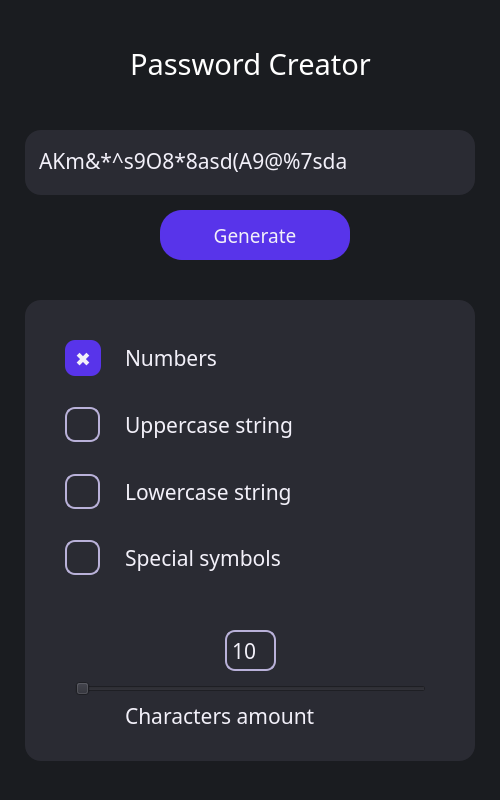
<?xml version="1.0" encoding="UTF-8"?>
<ui version="4.0">
 <class>MainWindow</class>
 <widget class="QMainWindow" name="MainWindow">
  <property name="geometry">
   <rect>
    <x>0</x>
    <y>0</y>
    <width>500</width>
    <height>800</height>
   </rect>
  </property>
  <property name="sizePolicy">
   <sizepolicy hsizetype="Fixed" vsizetype="Fixed">
    <horstretch>0</horstretch>
    <verstretch>0</verstretch>
   </sizepolicy>
  </property>
  <property name="minimumSize">
   <size>
    <width>500</width>
    <height>800</height>
   </size>
  </property>
  <property name="maximumSize">
   <size>
    <width>500</width>
    <height>800</height>
   </size>
  </property>
  <property name="windowTitle">
   <string>MainWindow</string>
  </property>
  <property name="styleSheet">
   <string notr="true">QLabel, QTextEdit, QPushButton, QCheckBox{
	color: #F2F0F9;
}

QWidget{
	background-color: #1A1C20;
}
</string>
  </property>
  <widget class="QWidget" name="centralwidget">
   <widget class="QLabel" name="label">
    <property name="geometry">
     <rect>
      <x>0</x>
      <y>40</y>
      <width>501</width>
      <height>48</height>
     </rect>
    </property>
    <property name="font">
     <font>
      <family>Futura Hv BT</family>
      <pointsize>22</pointsize>
     </font>
    </property>
    <property name="styleSheet">
     <string notr="true">color: white;</string>
    </property>
    <property name="text">
     <string>Password Creator</string>
    </property>
    <property name="alignment">
     <set>Qt::AlignCenter</set>
    </property>
   </widget>
   <widget class="QWidget" name="widget" native="true">
    <property name="geometry">
     <rect>
      <x>25</x>
      <y>130</y>
      <width>450</width>
      <height>65</height>
     </rect>
    </property>
    <property name="styleSheet">
     <string notr="true">background-color: #2A2B33;
border-radius: 16px;</string>
    </property>
    <widget class="QTextEdit" name="password_text_edit">
     <property name="geometry">
      <rect>
       <x>10</x>
       <y>12</y>
       <width>431</width>
       <height>41</height>
      </rect>
     </property>
     <property name="sizePolicy">
      <sizepolicy hsizetype="Fixed" vsizetype="Fixed">
       <horstretch>0</horstretch>
       <verstretch>0</verstretch>
      </sizepolicy>
     </property>
     <property name="font">
      <font>
       <family>Futura Hv BT</family>
       <pointsize>16</pointsize>
      </font>
     </property>
     <property name="html">
      <string>&lt;!DOCTYPE HTML PUBLIC &quot;-//W3C//DTD HTML 4.0//EN&quot; &quot;http://www.w3.org/TR/REC-html40/strict.dtd&quot;&gt;
&lt;html&gt;&lt;head&gt;&lt;meta name=&quot;qrichtext&quot; content=&quot;1&quot; /&gt;&lt;style type=&quot;text/css&quot;&gt;
p, li { white-space: pre-wrap; }
&lt;/style&gt;&lt;/head&gt;&lt;body style=&quot; font-family:'Futura Hv BT'; font-size:16pt; font-weight:400; font-style:normal;&quot;&gt;
&lt;p style=&quot; margin-top:0px; margin-bottom:0px; margin-left:0px; margin-right:0px; -qt-block-indent:0; text-indent:0px;&quot;&gt;AKm&amp;amp;*^s9O8*8asd(A9@%7sda&lt;/p&gt;&lt;/body&gt;&lt;/html&gt;</string>
     </property>
    </widget>
   </widget>
   <widget class="QPushButton" name="generate_btn">
    <property name="geometry">
     <rect>
      <x>160</x>
      <y>210</y>
      <width>190</width>
      <height>50</height>
     </rect>
    </property>
    <property name="font">
     <font>
      <family>Futura Hv BT</family>
      <pointsize>14</pointsize>
     </font>
    </property>
    <property name="styleSheet">
     <string notr="true">background-color: #5834EA;
border-radius: 22px;</string>
    </property>
    <property name="text">
     <string>Generate</string>
    </property>
   </widget>
   <widget class="QFrame" name="frame">
    <property name="geometry">
     <rect>
      <x>25</x>
      <y>300</y>
      <width>450</width>
      <height>461</height>
     </rect>
    </property>
    <property name="styleSheet">
     <string notr="true">background-color: #2A2B33;
border-radius: 16px;

</string>
    </property>
    <property name="frameShape">
     <enum>QFrame::StyledPanel</enum>
    </property>
    <property name="frameShadow">
     <enum>QFrame::Raised</enum>
    </property>
    <widget class="QSlider" name="horizontalSlider">
     <property name="geometry">
      <rect>
       <x>50</x>
       <y>380</y>
       <width>351</width>
       <height>18</height>
      </rect>
     </property>
     <property name="styleSheet">
      <string notr="true"/>
     </property>
     <property name="minimum">
      <number>8</number>
     </property>
     <property name="maximum">
      <number>32</number>
     </property>
     <property name="value">
      <number>8</number>
     </property>
     <property name="orientation">
      <enum>Qt::Horizontal</enum>
     </property>
    </widget>
    <widget class="QLabel" name="char_amount">
     <property name="geometry">
      <rect>
       <x>100</x>
       <y>400</y>
       <width>251</width>
       <height>31</height>
      </rect>
     </property>
     <property name="font">
      <font>
       <family>Futura Hv BT</family>
       <pointsize>16</pointsize>
      </font>
     </property>
     <property name="text">
      <string>Characters amount</string>
     </property>
    </widget>
    <widget class="QLabel" name="label_7">
     <property name="geometry">
      <rect>
       <x>200</x>
       <y>330</y>
       <width>51</width>
       <height>41</height>
      </rect>
     </property>
     <property name="font">
      <font>
       <family>Futura Hv BT</family>
       <pointsize>16</pointsize>
      </font>
     </property>
     <property name="styleSheet">
      <string notr="true">border-color: #B9B1D9;
border-width: 2px;
border-style: solid;
border-radius: 10px;</string>
     </property>
     <property name="text">
      <string>10</string>
     </property>
    </widget>
    <widget class="QWidget" name="verticalLayoutWidget">
     <property name="geometry">
      <rect>
       <x>40</x>
       <y>40</y>
       <width>371</width>
       <height>261</height>
      </rect>
     </property>
     <layout class="QVBoxLayout" name="verticalLayout">
      <item>
       <widget class="QWidget" name="widget_2" native="true">
        <property name="styleSheet">
         <string notr="true">
border-radius: 0px;</string>
        </property>
        <widget class="QPushButton" name="number_button">
         <property name="geometry">
          <rect>
           <x>0</x>
           <y>0</y>
           <width>36</width>
           <height>36</height>
          </rect>
         </property>
         <property name="font">
          <font>
           <family>Futura Hv BT</family>
           <pointsize>14</pointsize>
          </font>
         </property>
         <property name="styleSheet">
          <string notr="true">background-color: #5834EA;
border-radius: 10px;</string>
         </property>
         <property name="text">
          <string>✖</string>
         </property>
        </widget>
        <widget class="QLabel" name="label_2">
         <property name="geometry">
          <rect>
           <x>60</x>
           <y>0</y>
           <width>230</width>
           <height>35</height>
          </rect>
         </property>
         <property name="font">
          <font>
           <family>Futura Hv BT</family>
           <pointsize>16</pointsize>
          </font>
         </property>
         <property name="text">
          <string>Numbers</string>
         </property>
        </widget>
       </widget>
      </item>
      <item>
       <widget class="QWidget" name="widget_4" native="true">
        <property name="styleSheet">
         <string notr="true">
border-radius: 0px;</string>
        </property>
        <widget class="QLabel" name="label_4">
         <property name="geometry">
          <rect>
           <x>60</x>
           <y>0</y>
           <width>230</width>
           <height>35</height>
          </rect>
         </property>
         <property name="font">
          <font>
           <family>Futura Hv BT</family>
           <pointsize>16</pointsize>
          </font>
         </property>
         <property name="text">
          <string>Uppercase string</string>
         </property>
        </widget>
        <widget class="QPushButton" name="uppr_str_btn">
         <property name="geometry">
          <rect>
           <x>0</x>
           <y>0</y>
           <width>35</width>
           <height>35</height>
          </rect>
         </property>
         <property name="styleSheet">
          <string notr="true">border-color: #B9B1D9;
border-width: 2px;
border-style: solid;
border-radius: 10px;</string>
         </property>
         <property name="text">
          <string/>
         </property>
        </widget>
       </widget>
      </item>
      <item>
       <widget class="QWidget" name="widget_3" native="true">
        <property name="styleSheet">
         <string notr="true">
border-radius: 0px;</string>
        </property>
        <widget class="QLabel" name="label_3">
         <property name="geometry">
          <rect>
           <x>60</x>
           <y>0</y>
           <width>230</width>
           <height>35</height>
          </rect>
         </property>
         <property name="font">
          <font>
           <family>Futura Hv BT</family>
           <pointsize>16</pointsize>
          </font>
         </property>
         <property name="text">
          <string>Lowercase string</string>
         </property>
        </widget>
        <widget class="QPushButton" name="lwr_str_btn">
         <property name="geometry">
          <rect>
           <x>0</x>
           <y>0</y>
           <width>35</width>
           <height>35</height>
          </rect>
         </property>
         <property name="styleSheet">
          <string notr="true">border-color: #B9B1D9;
border-width: 2px;
border-style: solid;
border-radius: 10px;</string>
         </property>
         <property name="text">
          <string/>
         </property>
        </widget>
       </widget>
      </item>
      <item>
       <widget class="QWidget" name="widget_5" native="true">
        <property name="styleSheet">
         <string notr="true">
border-radius: 0px;</string>
        </property>
        <widget class="QLabel" name="label_5">
         <property name="geometry">
          <rect>
           <x>60</x>
           <y>0</y>
           <width>230</width>
           <height>35</height>
          </rect>
         </property>
         <property name="font">
          <font>
           <family>Futura Hv BT</family>
           <pointsize>16</pointsize>
          </font>
         </property>
         <property name="text">
          <string>Special symbols</string>
         </property>
        </widget>
        <widget class="QPushButton" name="sp_symb_btn">
         <property name="geometry">
          <rect>
           <x>0</x>
           <y>0</y>
           <width>35</width>
           <height>35</height>
          </rect>
         </property>
         <property name="styleSheet">
          <string notr="true">border-color: #B9B1D9;
border-width: 2px;
border-style: solid;
border-radius: 10px;</string>
         </property>
         <property name="text">
          <string/>
         </property>
        </widget>
       </widget>
      </item>
     </layout>
    </widget>
   </widget>
  </widget>
  <widget class="QMenuBar" name="menubar">
   <property name="geometry">
    <rect>
     <x>0</x>
     <y>0</y>
     <width>500</width>
     <height>23</height>
    </rect>
   </property>
  </widget>
  <widget class="QStatusBar" name="statusbar"/>
 </widget>
 <resources/>
 <connections/>
</ui>
